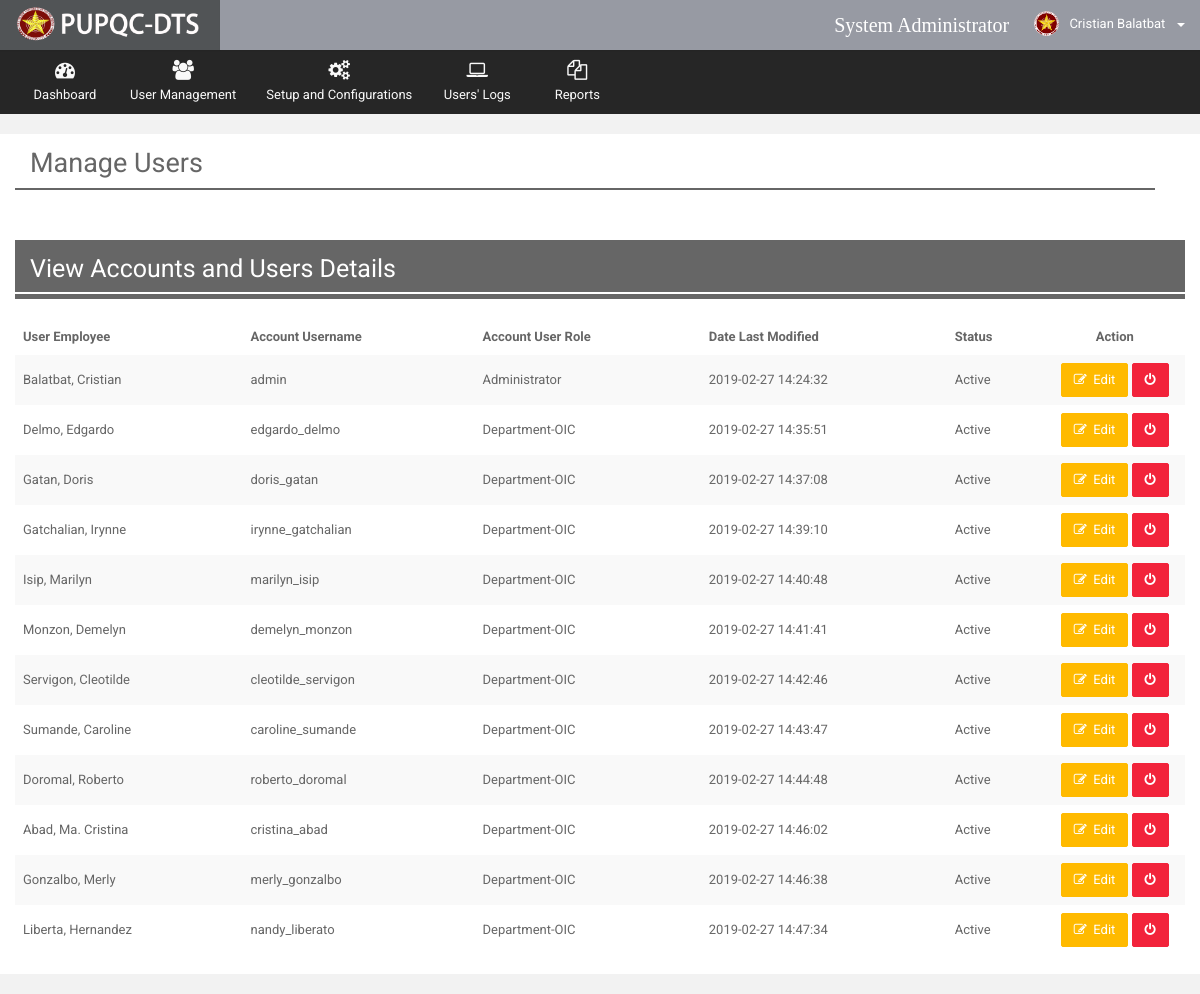
The page /Web/Admin/views/manage_users.php (signed in) on the database its author committed.
### tables this page shows
CREATE TABLE `t_accounts` (
  `acc_ID` int(10) NOT NULL,
  `acc_empID` int(10) NOT NULL,
  `acc_username` varchar(100) NOT NULL,
  `acc_password` varchar(100) NOT NULL,
  `acc_email` varchar(255) DEFAULT NULL,
  `acc_user_role` int(10) NOT NULL,
  `acc_active_flag` varchar(20) NOT NULL DEFAULT 'Active',
  `acc_timestamp` datetime NOT NULL DEFAULT CURRENT_TIMESTAMP,
  `acc_mod_date` datetime NOT NULL DEFAULT CURRENT_TIMESTAMP
);

CREATE TABLE `t_employees` (
  `emp_ID` int(10) NOT NULL,
  `emp_lastname` varchar(100) NOT NULL,
  `emp_middlename` varchar(100) DEFAULT NULL,
  `emp_firstname` varchar(100) NOT NULL,
  `emp_office` int(10) NOT NULL,
  `emp_position` varchar(50) NOT NULL,
  `emp_picture` varchar(255) DEFAULT 'default.png',
  `emp_active_flag` bit(1) NOT NULL DEFAULT b'1',
  `emp_mod_date` datetime NOT NULL DEFAULT CURRENT_TIMESTAMP
);

CREATE TABLE `r_user_role` (
  `usr_ID` int(10) NOT NULL,
  `usr_desc` varchar(50) NOT NULL,
  `usr_stat` bit(1) NOT NULL,
  `usr_timestamp` datetime NOT NULL
);

### Web/Admin/utilities/Notification.php (shortened to what this page needs)
<body class="page-header-fixed page-sidebar-fixed page-layout-full-width" style="background-color: #f2f2f2">
  <div >
    <div class="page-wrapper" >
      <header class="header">
        <div class="logo">
          <a data-toggle="modal" href="#about_us" class="logo-text">
            <img src="../../../resources-web/images/dtslogo.png" style="width:100%; margin: 1%;" alt="">
          </a>
        </div>
        <nav role="navigation" class="navbar navbar-static-top">
          <div class="navbar-right">
            <ul class="nav navbar-nav">
              <li>
                <p style="font-size: 20px; color: white; margin-top: 10px; font-family: agency fb">
                  System Administrator&nbsp;&nbsp;
                </p>
              </li>
              <li class="dropdown dropdown-user menu-user">
                <a href="#" data-toggle="dropdown" class="dropdown-toggle">
                   <?php
                        $userID = $_SESSION['UserID'];
                        $view_query = mysqli_query($connection,"SELECT * FROM `t_accounts` AS ACC
                                                                INNER JOIN `r_user_role` AS USR
                                                                INNER JOIN `t_employees` AS EMP
                                                                INNER JOIN `r_office` AS OFF
                                                                ON  ACC.acc_user_role = USR.usr_ID
                                                                and EMP.emp_office = OFF.office_ID
                                                                and ACC.acc_empID = EMP.emp_ID
                                                                WHERE ACC.acc_ID = '$userID'
                                                                ");
                        while($row = mysqli_fetch_assoc($view_query))
                        {
                            $emp_lname = $row["emp_lastname"];
                            $emp_fname = $row["emp_firstname"];
                            $compname = $emp_fname.' '.$emp_lname;
                        }
                   ?>
                  <img src="../../../resources-web/images/PUPlogo.png" alt="User Image" class="img-circle"/>
                  <span class="hidden-xs">
                     <?php echo $compname; ?>
                  </span>&nbsp;
                  <b class="caret"></b>
                </a>
                  </li>
                </ul>
          </div>
        </nav>
      </header>

### Web/Admin/views/manage_users.php (shortened to what this page needs)
<?php
   include("../utilities/Header.php");
   include("../utilities/Notification.php");
   include("../utilities/navibar.php");
    include("../utilities/Tables.php");
?>
      <div class="wrapper row-offcanvas row-offcanvas-left" >
       <div class="content" >
          <section class="main-content">
               <div class="col-md-12">
                   <h2 style="margin-top: 15px">Manage Users</h2>
                   <div class="row" style="padding:1px; background-color: #666666; margin-bottom: 50px; width: 100%"></div>
               </div>
             <div class="row" style="background-color: white">
               <div class="col-md-12" >
                 <div class="box-info" >
                       <div class="panel-heading" style="background-color: #666666; ">
                         <h4 style="color: white; font-size: 25px">View Accounts and Users Details</h4>
                         <div class="row" style="padding:1px; background-color:white;"></div>
                       </div>
                       <br>
                       <div class="adv-table">
                            <table id="datatables" class="table table-striped table-no-border">
                               <thead>
                               <tr>
                                   <th>User Employee</th>
                                   <th>Account Username</th>
                                   <th>Account User Role</th>
                                   <th>Date Last Modified</th>
                                   <th>Status</th>
                                   <th style="text-align: center">Action</th>
                               </tr>
                               </thead>
                               <tbody>
                               <?php
                                   $view_query = mysqli_query($connection,"SELECT * FROM `t_accounts` AS ACC
                                                                           INNER JOIN `r_user_role` AS USR
                                                                           INNER JOIN `t_employees` AS EMP
                                                                            INNER JOIN `r_office` AS OFF
                                                                            ON  ACC.acc_user_role = USR.usr_ID
                                                                            and EMP.emp_office = OFF.office_ID
                                                                            and ACC.acc_empID = EMP.emp_ID");
                                   while($row = mysqli_fetch_assoc($view_query))
                                   {
                                       $ID = $row["acc_ID"];
                                       $emp_lname = $row["emp_lastname"];
                                       $emp_fname = $row["emp_firstname"];
                                       $acc_username = $row["acc_username"];
                                       $acc_role = $row["usr_desc"];
                                       $acc_mod_date = $row["acc_mod_date"];
                                       $acc_active_flag = $row["acc_active_flag"];
                                       $compname = $emp_lname.', '.$emp_fname;
                               ?>
                                   <tr class="gradeX">
                                       <td width=""><?php echo $compname; ?></td>
                                       <td width=""><?php echo $acc_username ?></td>
                                       <td width=""><?php echo $acc_role; ?></td>
                                       <td width=""><?php echo $acc_mod_date; ?></td>
                                       <td width=""><?php echo $acc_active_flag; ?></td>
                                       <td style='width:12%'>
                                           <center>
                                               <a data-toggle="modal" href="#edit<?php echo $ID?>" class="btn btn-warning btn-round">
                                                       <i class="fa fa-edit" data-size="16" title="Modify Details"></i>
                                                       &nbsp;Edit
                                               </a>
                                               <a data-toggle="modal" href="#archive<?php echo $ID?>" class="btn btn-danger btn-round">
                                                       <i class="fa fa-power-off" data-size="16" title="Toggle Status"></i>
                                               </a>
                                           </center>
                                       </td>
                                   </tr>
                               <?php } ?>
                               </tbody>
                           </table>
                       </div>
                 </div>
               </div>
             </div>
          </section>
       </div>
      </div>
   </body>
</html>

### resources-web/assets/css/themes/default.css (style rules this page uses)
.page-wrapper { float: left; width: 100%; position: relative; }
.wrapper { width: 100%; min-height: 100%; float: left; }
.wrapper:before, .wrapper:after { content: " "; display: table; }
.wrapper:after { clear: both; }
.header { position: absolute; top: 0; left: 0; right: 0; z-index: 999; }
.content, .page-sidebar { min-height: 100%; display: block; }
.content { background-color: #262123; margin-left: 220px; }
.main-content { float: left; width: 100%; padding: 20px 15px; background-color: #f2f2f2; }
body .header { position: relative; max-height: 100px; }
body .header .navbar { height: 50px; margin-bottom: 0; margin-left: 220px; background-color: #858893d4; -webkit-box-shadow: 0 1px 1px rgba(0, 0, 0, 0.05); box-shadow: 0 1px 1px rgba(0, 0, 0, 0.05); }
body .header .navbar .navbar-right ul.navbar-nav > li { height: 50px; }
body .header .navbar .navbar-right ul.navbar-nav > li.dropdown-user img { margin-top: -3px; margin-right: 7px; height: 25px; }
body .header .navbar .nav a { padding-top: 14px; padding-bottom: 14px; }
body .header .logo { font-family: 'Squada One'; float: left; font-size: 30px; text-align: left; padding: 0 15px; width: 220px; height: 50px; display: block; background-color: #393235; -webkit-box-shadow: 0 1px 1px rgba(0, 0, 0, 0.05); box-shadow: 0 1px 1px rgba(0, 0, 0, 0.05); }
body .header .logo a.logo-text { color: #ffba00; -webkit-text-shadow: 3px 3px 3px rgba(0, 0, 0, 0.1); text-shadow: 3px 3px 3px rgba(0, 0, 0, 0.1); -webkit-transition: all 0.2s ease-out; -o-transition: all 0.2s ease-out; transition: all 0.2s ease-out; }
.page-header-fixed .header { position: fixed; }
.page-header-fixed .page-wrapper { margin-top: 50px; }
.page-layout-full-width .page-wrapper .header .logo { background-color: #515456; }
.page-layout-full-width .page-wrapper .header .logo a.logo-text { color: #68b828; }
.page-layout-full-width .page-wrapper .wrapper .content { margin: 0; }

### rows shown on the page
t_accounts: acc_empID.emp_lastname "Cristian Balatbat", acc_empID.emp_firstname "Balatbat, Cristian", acc_username "admin", acc_user_role.usr_desc "Administrator", acc_mod_date "2019-02-27 14:24:32", acc_active_flag "Active"
t_accounts: acc_empID.emp_firstname "Delmo, Edgardo", acc_username "edgardo_delmo", acc_user_role.usr_desc "Department-OIC", acc_mod_date "2019-02-27 14:35:51", acc_active_flag "Active"
t_accounts: acc_empID.emp_firstname "Gatan, Doris", acc_username "doris_gatan", acc_user_role.usr_desc "Department-OIC", acc_mod_date "2019-02-27 14:37:08", acc_active_flag "Active"
t_accounts: acc_empID.emp_firstname "Gatchalian, Irynne", acc_username "irynne_gatchalian", acc_user_role.usr_desc "Department-OIC", acc_mod_date "2019-02-27 14:39:10", acc_active_flag "Active"
t_accounts: acc_empID.emp_firstname "Isip, Marilyn", acc_username "marilyn_isip", acc_user_role.usr_desc "Department-OIC", acc_mod_date "2019-02-27 14:40:48", acc_active_flag "Active"
t_accounts: acc_empID.emp_firstname "Monzon, Demelyn", acc_username "demelyn_monzon", acc_user_role.usr_desc "Department-OIC", acc_mod_date "2019-02-27 14:41:41", acc_active_flag "Active"
t_accounts: acc_empID.emp_firstname "Servigon, Cleotilde", acc_username "cleotilde_servigon", acc_user_role.usr_desc "Department-OIC", acc_mod_date "2019-02-27 14:42:46", acc_active_flag "Active"
t_accounts: acc_empID.emp_firstname "Sumande, Caroline", acc_username "caroline_sumande", acc_user_role.usr_desc "Department-OIC", acc_mod_date "2019-02-27 14:43:47", acc_active_flag "Active"
t_accounts: acc_empID.emp_firstname "Doromal, Roberto", acc_username "roberto_doromal", acc_user_role.usr_desc "Department-OIC", acc_mod_date "2019-02-27 14:44:48", acc_active_flag "Active"
t_accounts: acc_empID.emp_firstname "Abad, Ma. Cristina", acc_username "cristina_abad", acc_user_role.usr_desc "Department-OIC", acc_mod_date "2019-02-27 14:46:02", acc_active_flag "Active"
t_accounts: acc_empID.emp_firstname "Gonzalbo, Merly", acc_username "merly_gonzalbo", acc_user_role.usr_desc "Department-OIC", acc_mod_date "2019-02-27 14:46:38", acc_active_flag "Active"
t_accounts: acc_empID.emp_firstname "Liberta, Hernandez", acc_username "nandy_liberato", acc_user_role.usr_desc "Department-OIC", acc_mod_date "2019-02-27 14:47:34", acc_active_flag "Active"
